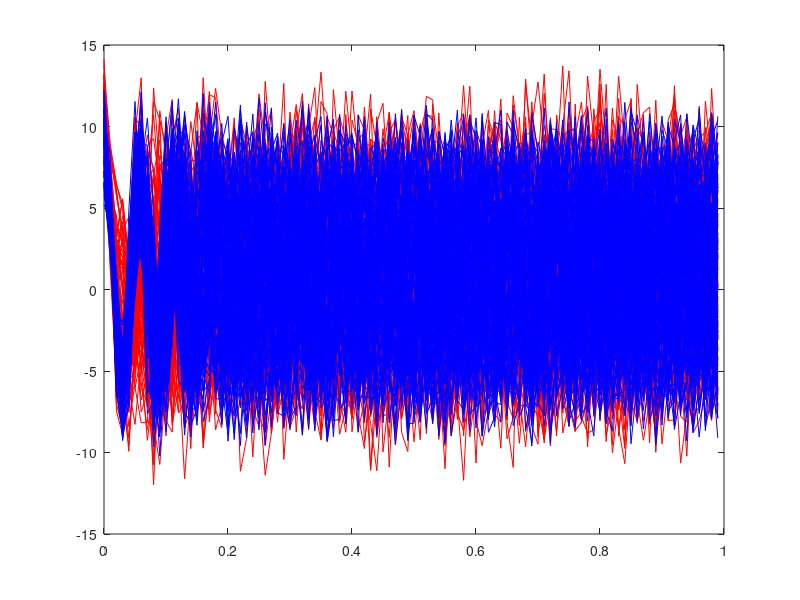

Source code (MATLAB): (Note: this script raises an error after producing the figure.)
clear all
close all

load EX2DATA.mat


fs = 100; %Hz
T = 1; 
dt = 1/fs;

t = 0:dt:T-dt;

%% Just visualize
for i = 1:200
    if C(i) == 1
        Color = [1 0 0];
        Cnn(1,i) = 1;
        Cnn(2,i) = 0;
    else
        Color = [0 0 1];
        Cnn(1,i) = 0; 
        Cnn(2,i) = 1;
    end
     
    plot(t,Y(:,i),'Color',Color)
    hold on
end
figure
%% Lets do some feature extraction
for i = 1:200
    Coef1(:,i) = FFT_Function(Y(:,i));
	
    Coef2(1,i) = max(Y(:,i));
    xax(i) = i;
    yax(i) = Coef2(1,i);
end
Coef = vertcat(Coef1,Coef2);


figure, scatter(xax,yax,C)

%% Let's try PCA
[coeff,score,latent,tstat,explained] = pca(Coef');
figure, scatter(score(:,1),score(:,2),[],C,'filled')
xlabel('score(:,1)')
ylabel('score(:,2)')

%% Nerual Network with harmonics
% net = patternnet([67]); %This assigns one hidden layer with 3 nodes
% net2 = train(net,Coef,Cnn); %This trains the network

% %% Nerual Network with raw data
net = patternnet([50 25]); %This assigns one hidden layer with 3 nodes
net2 = train(net,Y,Cnn); %This trains the network